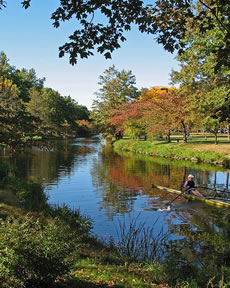
#> input picture Data/input/5.jpg, 230 x 288 px
$ python objectRemove.py   (older library calls are emulated)
#> lines starting #> are read from the running program, lines starting #| are printed output that depends on the picture
#> further down, img is the input picture: shape (288, 230, 3); mean B, G, R 89.7, 104.8, 96.7
#> the answer given: 3
#> the answer given: out.png
#> the answer given: 3
import cv2
import cv2
import numpy as np,sys
import matplotlib.pyplot as plt
import pdb
import config
import SeamCarving
def wait_and_destroy():
    cv2.waitKey()
    cv2.destroyAllWindows()

class ObjectRemoval:
    def e1(self,img_gray):
        diff_xdir = np.diff(img_gray.astype(np.int64),axis=1)
        diff_xdir = np.concatenate((diff_xdir,diff_xdir[:,-1].reshape(-1,1)),axis=1)
        diff_ydir = np.diff(img_gray.astype(np.int64),axis=0)
        diff_ydir = np.concatenate((diff_ydir,diff_ydir[-1,:].reshape(1,-1)),axis=0)
        e1 = np.absolute(diff_xdir) + np.absolute(diff_ydir)
        return e1.astype(np.uint8)

    def vertical_seam(self,img_e1):
        [row,col] = np.shape(img_e1)
        verseampixloc = np.empty((row,col,2),dtype=np.int64)
        verseampixloc[0,:,0] = img_e1[0,:]
        verseampixloc[0,:,1] = 0
        for i in range(1,row):
            for j in range(0,col):
                if j == 0:
                    verseampixloc[i,j,1] = np.argmin([verseampixloc[i-1,j,0],verseampixloc[i-1,j+1,0]])
                elif j == col-1:
                    verseampixloc[i,j,1]= np.argmin([verseampixloc[i-1,j-1,0],verseampixloc[i-1,j,0]]) - 1
                else:
                    verseampixloc[i,j,1]= np.argmin([verseampixloc[i-1,j-1,0],verseampixloc[i-1,j,0],verseampixloc[i-1,j+1,0]]) - 1

                verseampixloc[i,j,0] = img_e1[i,j] + verseampixloc[i-1,j+verseampixloc[i,j,1],0]
        minval_lastrow = np.argmin(verseampixloc[-1,:,0])
        energ_min = verseampixloc[-1,minval_lastrow,0]
        seam_path = [(row-1,minval_lastrow)]
        for i in range(row-2,-1,-1):
            minval_lastrow = minval_lastrow+verseampixloc[i+1,minval_lastrow,1]
            seam_path = seam_path + [(i,minval_lastrow)]
        seam_path.reverse()
        return np.array(seam_path,dtype=np.int64),energ_min

    # [22 lines left out: function remove_vertical_seam, not called in this run]

        # img_copy = img_copy[mask].reshape(img_copy.shape[0],img_copy.shape[1]-1)
        # return v_seams,img_copy

    def remove_seam(self):

        img_gray = cv2.cvtColor(self.img,cv2.COLOR_RGB2GRAY)
        print(img_gray.shape)
        img_copy = img_gray.copy()

        img_energy = self.e1(img_copy)
        img_energy = img_energy.astype(np.int64)
        img_energy = img_energy + (255-self.object_mask).astype(bool).astype(img_energy.dtype)*-99999
        img_energy =  img_energy + (255-self.object_mask_save).astype(bool).astype(img_energy.dtype)*2*999
        v_seam_this,energy_vert =self.vertical_seam(img_energy)
        h_seam_this,energy_horz = self.horizontal_seam(img_energy)
        vertical_removal=0
        if energy_vert<energy_horz:
            vertical_removal=1
        if vertical_removal==1:
            mask = np.ones(img_copy.shape,dtype=bool)
            mask[v_seam_this[:,0],v_seam_this[:,1]] = False
            temp_img = cv2.bitwise_and(self.img, self.img, mask = mask.astype(np.uint8))
            self.img = self.img[mask].reshape(self.img.shape[0],self.img.shape[1]-1,3)
            self.object_mask = self.object_mask[mask].reshape(self.object_mask.shape[0],self.object_mask.shape[1]-1)
            self.object_mask_save = self.object_mask_save[mask].reshape(self.object_mask_save.shape[0],self.object_mask_save.shape[1]-1)
        else:

            img_copy = np.rollaxis(img_copy,1)
            self.img = np.rollaxis(self.img,1)
            self.object_mask =np.rollaxis(self.object_mask,1)
            self.object_mask_save =np.rollaxis(self.object_mask_save,1)

            mask = np.ones(img_copy.shape,dtype=bool)
            mask[h_seam_this[:,1],h_seam_this[:,0]] = False

            temp_img = cv2.bitwise_and(np.rollaxis(self.img,1), np.rollaxis(self.img,1), mask = np.rollaxis(mask,1).astype(np.uint8))

            self.img = self.img[mask].reshape(self.img.shape[0],self.img.shape[1]-1,3)
            self.object_mask = self.object_mask[mask].reshape(self.object_mask.shape[0],self.object_mask.shape[1]-1)
            self.object_mask_save = self.object_mask_save[mask].reshape(self.object_mask_save.shape[0],self.object_mask_save.shape[1]-1)

            self.img = np.rollaxis(self.img,1)
            self.object_mask =np.rollaxis(self.object_mask,1)
            self.object_mask_save =np.rollaxis(self.object_mask_save,1)


        cv2.imshow("object_removal_mask",self.object_mask)
        cv2.imshow("intermediate image",temp_img)
        cv2.waitKey(1)
            # if i%10 ==10:
            #     wait_and_destroy()
        # pdb.set_trace()


    def horizontal_seam(self,gradient):
        [row, col] =np.shape(gradient)
        horizontalseam_loc = np.empty((row,col,2),dtype=np.int64)
        horizontalseam_loc[:,0,0] = gradient[:,0]
        horizontalseam_loc[:,0,1] = 0
        for j in range(1,col):
            for i in range(0,row):
                if i == 0:
                    horizontalseam_loc[i,j,1] = np.argmin([horizontalseam_loc[i,j-1,0],horizontalseam_loc[i+1,j-1,0]])
                elif i == row-1:
                    horizontalseam_loc[i,j,1]=np.argmin([horizontalseam_loc[i-1,j-1,0],horizontalseam_loc[i,j-1,0]]) - 1
                else:
                    horizontalseam_loc[i,j,1]=np.argmin([horizontalseam_loc[i-1,j-1,0],horizontalseam_loc[i,j-1,0],horizontalseam_loc[i+1,j-1,0]]) - 1
                horizontalseam_loc[i,j,0] = gradient[i,j] + horizontalseam_loc[i+horizontalseam_loc[i,j,1],j-1,0]
        l = np.argmin(horizontalseam_loc[:,-1,0])
        l_energy = horizontalseam_loc[l,-1,0]
        seam_path = [(l,col-1)]
        for j in range(col-2,-1,-1):
            l = l+horizontalseam_loc[l,j+1,1]
            seam_path = seam_path + [(l,j)]
        seam_path.reverse()
        return np.array(seam_path,dtype=np.int64),l_energy

    # [43 lines left out: functions multiple_horizontal_seams, draw_circle, draw_circle_save, seamToRemove, not called in this run]

    def __init__(self,img,radius_circle,object_removal_flag=True,save_obj_flag=False,min_seams=0,img_name=''):
#> called with radius_circle = 3, object_removal_flag = True, save_obj_flag = False, min_seams = 3, img_name = '5.jpg'
        self.img = img.copy()
        self.radius_circle =radius_circle
        # Getting masked object
        self.img_copy = img.copy()
        self.object_mask = np.zeros(self.img.shape[:2],np.uint8)+255
        cv2.imshow("mask image", self.object_mask)
        cv2.namedWindow(winname = "orig image")
        cv2.setMouseCallback("orig image", self.draw_circle)


        cv2.imshow("orig image", self.img)
        cv2.waitKey()
        # cv2.destroyAllWindows()
        self.object_mask_save = np.zeros(self.img.shape[:2],np.uint8)+255
        if save_obj_flag:
            cv2.namedWindow(winname = "orig image")
            cv2.setMouseCallback("orig image", self.draw_circle_save)
            cv2.imshow("orig image", self.img)
            cv2.waitKey()
        cv2.destroyAllWindows()
        # cv2.destroyAllWindows()
        name_transformed = "{}/object_remove/masked_image_{}_{}_{}.jpg".format(config.output_dir,img_name,config.date_str,str(min_seams))
        cv2.imwrite( name_transformed , self.img_copy)

        masked_image_final = self.img.copy()
        for i in range(3):
            masked_image_final[:,:,i]=cv2.bitwise_and(255-self.object_mask_save,masked_image_final[:,:,i])
#> masked_image_final: shape (288, 230, 3); every value is 0
        name_transformed = "{}/object_remove/object_mask_save_{}_{}_{}.jpg".format(config.output_dir,img_name,config.date_str,str(min_seams))
        cv2.imwrite( name_transformed , masked_image_final)

        masked_image_final = self.img.copy()
        for i in range(3):
            masked_image_final[:,:,i]=cv2.bitwise_and(255-self.object_mask,masked_image_final[:,:,i])
        name_transformed = "{}/object_remove/object_mask_remove{}_{}_{}.jpg".format(config.output_dir,img_name,config.date_str,str(min_seams))
        cv2.imwrite( name_transformed , masked_image_final)


        # self.object_mask_save = cv2.bitwise_or(self.object_mask_save.astype(np.bool) , 1-self.object_mask.astype(np.bool))
        # pdb.set_trace()
        # Removing Masked object
        seams_removed =0
        print("min_seams",min_seams)
        while np.min(self.object_mask)==0 or seams_removed<min_seams:
            # stream_orientation = self.seamToRemove()
            self.remove_seam()
            seams_removed+=1
#> this loop made 3 passes
#> (energy_vert in remove_seam, energy_horz in remove_seam) on passes 1 to 3: (1875, 1206), (1876, 1288), (1875, 1395)
#> pass 1, in remove_seam, `img_gray = cv2.cvtColor(self.img,cv2.COLOR_RGB2GRAY)`:
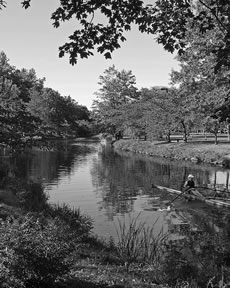
#> img_gray: shape (288, 230); min 0, max 255, mean 99.3
#> pass 1, in e1, `diff_xdir = np.diff(img_gray.astype(np.int64),axis=1)`:
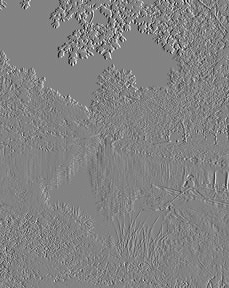
#> diff_xdir: shape (288, 229) int64; min -189, max 179, mean -0.1; drawn with min black and max white
#> pass 1, in e1, `diff_xdir = np.concatenate((diff_xdir,diff_xdir[:,-1].reshape(-1,1)),a..`:
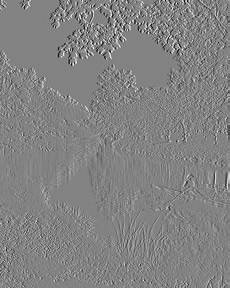
#> diff_xdir: shape (288, 230) int64; min -189, max 179, mean -0.1; drawn with min black and max white
#> pass 1, in e1, `diff_ydir = np.diff(img_gray.astype(np.int64),axis=0)`:
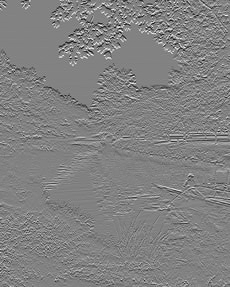
#> diff_ydir: shape (287, 230) int64; min -188, max 180, mean -0.3; drawn with min black and max white
#> after the loop, seams_removed = 3
            # [8 lines of commented-out code are left out]
        cv2.destroyAllWindows()
        cv2.imshow("transformed image", self.img)
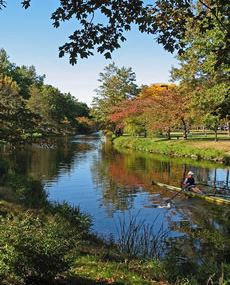
#> window 'transformed image': shape (285, 230, 3); mean B, G, R 88.6, 103.9, 96
        cv2.waitKey()
        cv2.destroyAllWindows()

        name_transformed = "{}/object_remove/{}_{}_{}.jpg".format(config.output_dir,img_name,config.date_str,str(min_seams))
        cv2.imwrite( name_transformed , self.img)
        # self.name_transformed
        # pdb.set_trace()
        # exit()
        # pdb.set_trace()
if __name__=="__main__":
    # obj_removed = ObjectRemoval()
    name = "5.jpg"
    img = cv2.imread("Data/input/"+name, 1)
    radius_circle = int(input("enter circle radius : "))
    save_obj_flag = input("do you want to save onject?") == 'y'
    min_seams = int(input("enter min number of seams to remove:"))
    sc = ObjectRemoval(img,radius_circle,object_removal_flag=True,save_obj_flag=save_obj_flag,min_seams=min_seams,img_name = name)

    # SeamCarving.SeamCarving(sc.img.copy(),-r,-c,img_name='output_same_size')
    # sc.img
